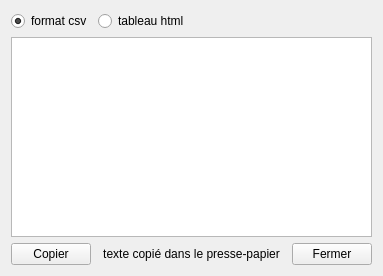
<?xml version="1.0" encoding="UTF-8"?>
<ui version="4.0">
 <class>ToolPresetList_gui</class>
 <widget class="QWidget" name="ToolPresetList_gui">
  <property name="geometry">
   <rect>
    <x>0</x>
    <y>0</y>
    <width>362</width>
    <height>275</height>
   </rect>
  </property>
  <property name="windowTitle">
   <string notr="true">Form</string>
  </property>
  <layout class="QGridLayout" name="gridLayout">
   <item row="1" column="0" colspan="5">
    <widget class="QPlainTextEdit" name="plainTextEdit">
     <property name="minimumSize">
      <size>
       <width>0</width>
       <height>200</height>
      </size>
     </property>
    </widget>
   </item>
   <item row="2" column="0">
    <widget class="QPushButton" name="pushCopy">
     <property name="text">
      <string>Copier</string>
     </property>
    </widget>
   </item>
   <item row="2" column="1">
    <spacer name="horizontalSpacer">
     <property name="orientation">
      <enum>Qt::Horizontal</enum>
     </property>
     <property name="sizeHint" stdset="0">
      <size>
       <width>34</width>
       <height>20</height>
      </size>
     </property>
    </spacer>
   </item>
   <item row="2" column="2">
    <widget class="QLabel" name="label">
     <property name="sizePolicy">
      <sizepolicy hsizetype="Expanding" vsizetype="Preferred">
       <horstretch>0</horstretch>
       <verstretch>0</verstretch>
      </sizepolicy>
     </property>
     <property name="text">
      <string>texte copié dans le presse-papier</string>
     </property>
     <property name="alignment">
      <set>Qt::AlignCenter</set>
     </property>
    </widget>
   </item>
   <item row="2" column="3">
    <spacer name="horizontalSpacer_2">
     <property name="orientation">
      <enum>Qt::Horizontal</enum>
     </property>
     <property name="sizeHint" stdset="0">
      <size>
       <width>35</width>
       <height>20</height>
      </size>
     </property>
    </spacer>
   </item>
   <item row="0" column="0" colspan="5">
    <layout class="QHBoxLayout" name="horizontalLayout">
     <item>
      <widget class="QRadioButton" name="radioCsv">
       <property name="text">
        <string>format csv</string>
       </property>
       <property name="checked">
        <bool>true</bool>
       </property>
      </widget>
     </item>
     <item>
      <widget class="QRadioButton" name="radioHtml">
       <property name="text">
        <string>tableau html</string>
       </property>
      </widget>
     </item>
     <item>
      <spacer name="horizontalSpacer_3">
       <property name="orientation">
        <enum>Qt::Horizontal</enum>
       </property>
       <property name="sizeHint" stdset="0">
        <size>
         <width>40</width>
         <height>20</height>
        </size>
       </property>
      </spacer>
     </item>
    </layout>
   </item>
   <item row="2" column="4">
    <widget class="QPushButton" name="pushClose">
     <property name="text">
      <string>Fermer</string>
     </property>
    </widget>
   </item>
  </layout>
 </widget>
 <resources/>
 <connections/>
</ui>
